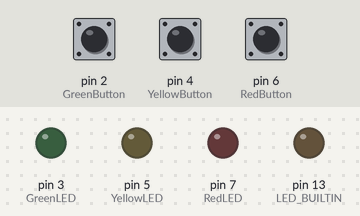
A sketch run on a simulated Arduino Uno, built with avr-gcc and run on an emulated ATmega328P. Parts: output pins drawn as LEDs (lit = HIGH). Dashed ring = blinking. The inputs (shaded band) are chosen by the test bench; at power-on: pin 2 (GreenButton) LOW, pin 4 (YellowButton) LOW, pin 6 (RedButton) LOW.

Above: at 1.2 s.
1.3 s: pin 2 (GreenButton) pulled HIGH for 1 s
At 2.7 s:
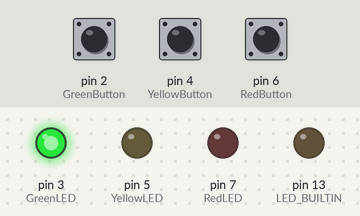
3.8 s: pin 4 (YellowButton) pulled HIGH for 3.2 s
At 4.0 s:
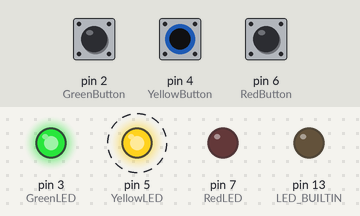
8.5 s: pin 6 (RedButton) pulled HIGH for 0.15 s
At 8.8 s:
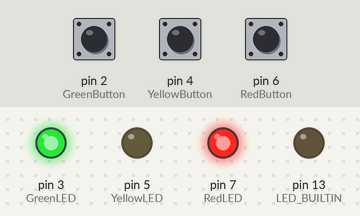
10.1 s: pin 2 (GreenButton) pulled HIGH for 0.15 s
At 11.2 s:
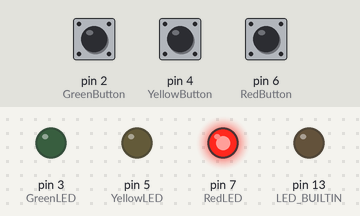
11.7 s: pin 4 (YellowButton) pulled HIGH for 0.15 s
At 12.4 s:
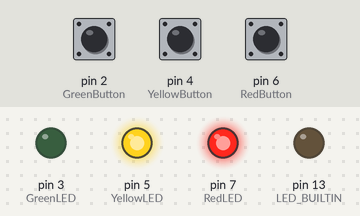
13.3 s: pin 6 (RedButton) pulled HIGH for 1 s
At 15.5 s:
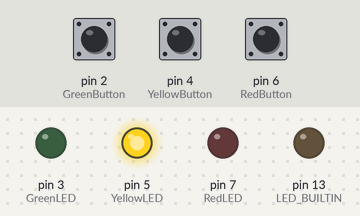
Timing chart, 0 to 16.8 s (numbered marks = the images above; inputs shaded):
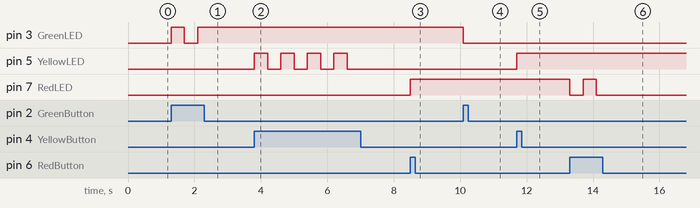

The sketch:

Code.ino
```cpp
//This sketch runs a program where three LEDs can be turned ON and OFF with the press of
//switches. Each LED activates/deactivates with the press of a specific switch. In each run,
//Arduino searches for input activations and activates or deactivates the corresponding output
//pin.

// create variables for input pins
int GreenButton = 2;
int YellowButton = 4;
int RedButton = 6;

// create variables for output pins
int GreenLED = 3;
int YellowLED = 5;
int RedLED = 7;

// delay after button press (following LED activation-deactivation)
// without delay, loop is run several times per press and the result
// will be random

int DELAY = 400;

// set pin modes (unecessary for inputs)
void setup() {

  // default state for output pins is LOW
  pinMode(GreenLED, OUTPUT);
  pinMode(YellowLED, OUTPUT);
  pinMode(RedLED, OUTPUT);

  // keep built-in LED off
  pinMode(LED_BUILTIN, OUTPUT);
}

void loop() {

  // if green button is pressed
  if (digitalRead(GreenButton) == HIGH){
    // reverse green LED state
    digitalWrite(GreenLED, 1 - digitalRead(GreenLED));
    delay(DELAY); //delay to avoid running loop multiple times per press
  }

  // if yellow button is pressed
  else if (digitalRead(YellowButton) == HIGH){
    // reverse yellow LED state
    digitalWrite(YellowLED, 1 - digitalRead(YellowLED));
    delay(DELAY); //delay to avoid running loop multiple times per press
  }


  // if red button is pressed
  else if (digitalRead(RedButton) == HIGH){
    // reverse red LED state
    digitalWrite(RedLED, 1 - digitalRead(RedLED));
    delay(DELAY); //delay to avoid running loop multiple times per press
  }

  // else do nothing (keeps all LEDs in their state)

}
```

Measured:
- after the input at 1.3 s, pin 3 (GreenLED): LOW → HIGH at once, → LOW 0.40 s later, → HIGH 0.40 s later
- after the input at 3.8 s, pin 5 (YellowLED): alternates HIGH for 0.40 s and LOW for 0.40 s, 8 changes in all, then stays LOW, starting at once
- after the input at 8.5 s, pin 7 (RedLED): LOW → HIGH at once
- after the input at 10.1 s, pin 3 (GreenLED): HIGH → LOW at once
- after the input at 11.7 s, pin 5 (YellowLED): LOW → HIGH at once
- after the input at 13.3 s, pin 7 (RedLED): HIGH → LOW at once, → HIGH 0.40 s later, → LOW 0.40 s later
